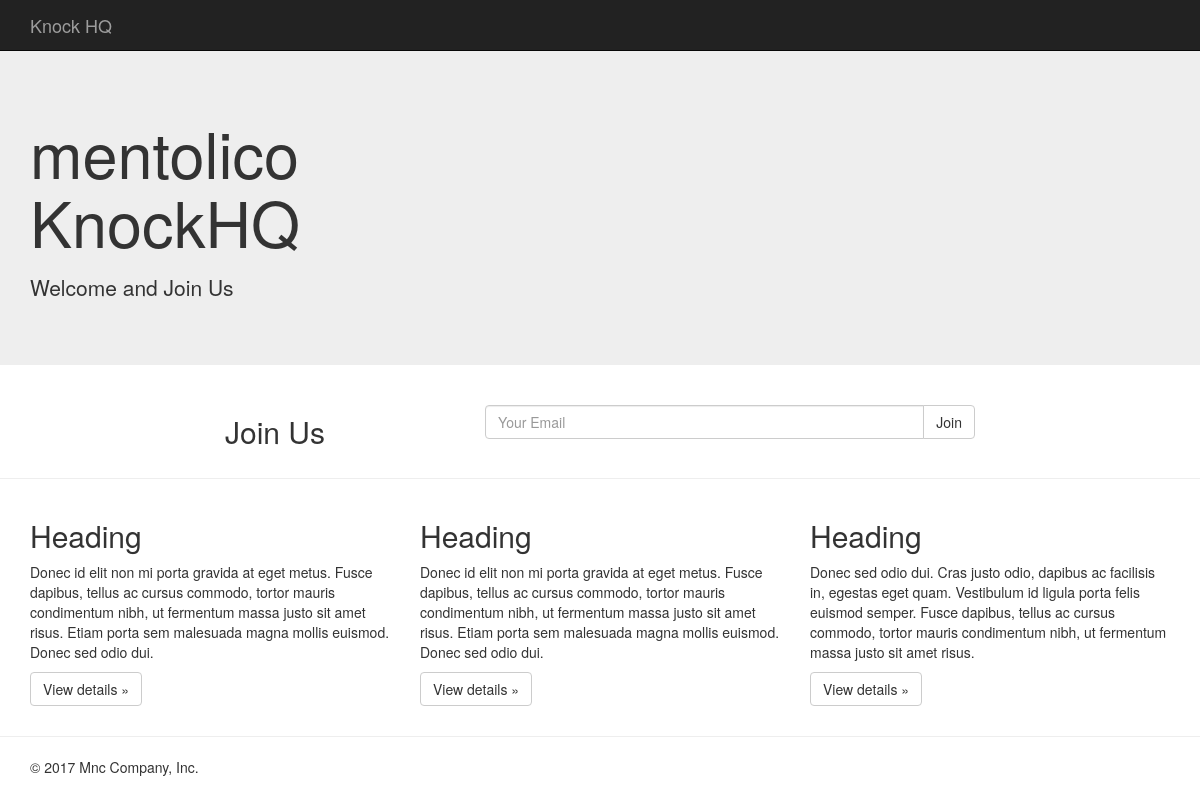
The app's page /, older data.
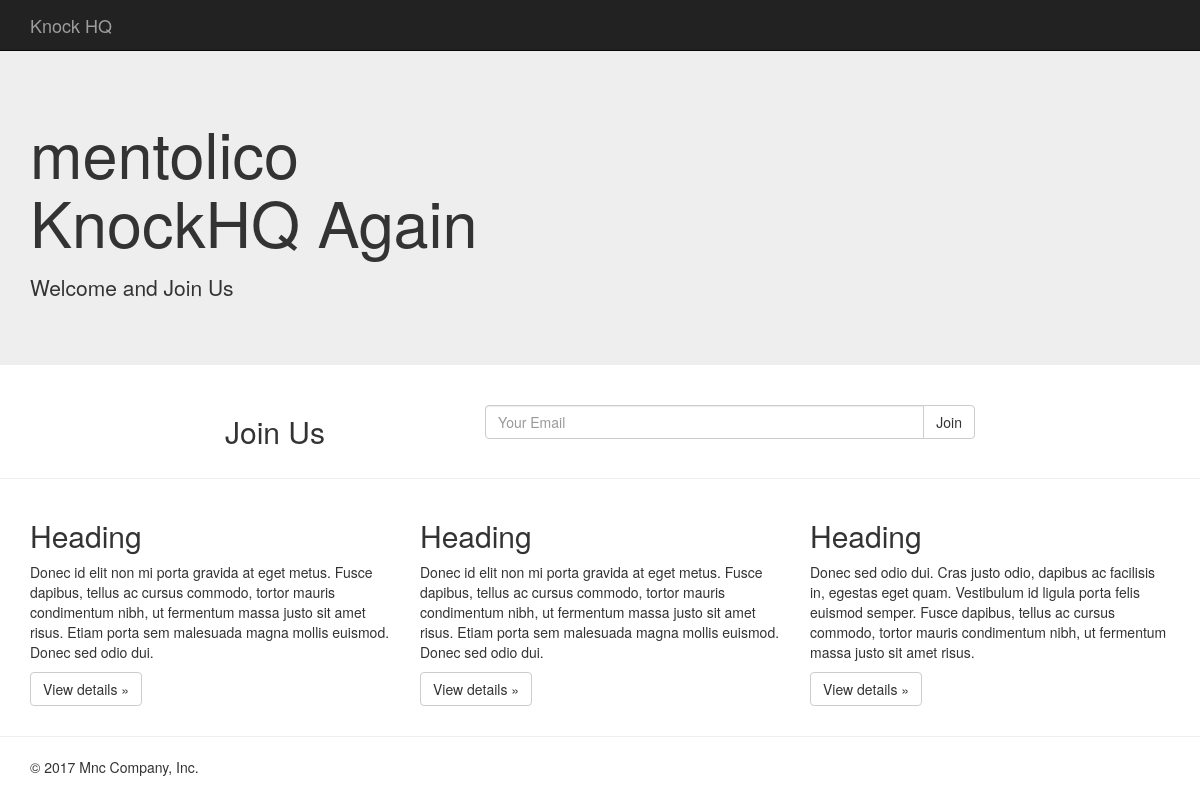
The same page, newer data.
### pages/models.py (models this page shows, shortened)
class Page(models.Model):
	title             = models.CharField(max_length=220)
	title_description = models.TextField(blank=True, null=True)
	title_btn         = models.CharField(max_length=50, default='Join')
	title_btn_url     = models.CharField(max_length=50, blank=True, null=True)
	content           = models.TextField(blank=True, null=True)
	show_nav          = models.BooleanField(default=True)
	nav_color         = models.CharField(max_length=7, default="#000000", validators=[])
	layout            = models.CharField(max_length=20, choices=LAYOUT_CHOICES, default='standard')
	video_embed       = models.TextField(null=True, blank=True)

### pages/views.py (the view, shortened to what this page needs)
# urls.py: url(r'^$', HomeView.as_view(), name="home"),
class HomeView(SuccessMessageMixin, CreateView):
	template_name = 'pages/home.html'
	form_class    = JoinForm
	success_url = "/"
	def get_context_data(self, *args, **kwargs):
		context = super(HomeView, self).get_context_data(*args, **kwargs)
		context['page_obj'] = Page.objects.all().first() #.order_by("?").first()
		return context

### newsletter/forms.py (shortened to what this page needs)
class JoinForm(forms.ModelForm):
	email = forms.EmailField(label='',
	 widget=forms.EmailInput(attrs={'placeholder': 'Your Email',
	 								'class': 'form-control'}))
	class Meta:
		model = Join
		fields = ['email']

### pages/templates/pages/home.html (shortened to what this page needs)
{% extends 'base.html' %}
{% block content %}
    {% if page_obj.show_nav %}
      {% include 'navbar.html' %}
    {% endif %}
    {% if page_obj.layout == 'stacked' %}
      {% include 'pages/snippet/stacked-layout.html' with page_obj=page_obj form=form %}
    {% else %}
      {% include 'pages/snippet/standard-layout.html' with page_obj=page_obj form=form %}
    {% endif %}
{% endblock content %}

### pages/templates/pages/snippet/standard-layout.html (shortened to what this page needs)
<div class="jumbotron">
  <div class="container">
    <div class="row">
      <div class='col-sm-6'>
      <h1>mentolico {{ page_obj.title }}</h1>
      <p>{{ page_obj.title_description|linebreaks }}</p>
      </div>
    </div>
  </div>
</div>
<div class="container">
  <div class="row">
    <div class="col-sm-8 col-sm-offset-2">
      <div class="row">
        <div class="col-xs-4">
          <h2>Join Us</h2>
        </div>
        <div class="col-xs-8">
          <p>
          {% include 'pages/snippet/join-form.html' with form=form %}
          </p>
        </div>
      </div>
    </div>
  </div>
</div>
  <hr>
  <div class="container">
    {{ page_obj.content|safe }}
  </div>

Row changes from the older to the newer data that the page shows:
changed Page "Welcome and Join Us": title "KnockHQ" → "KnockHQ Again"
